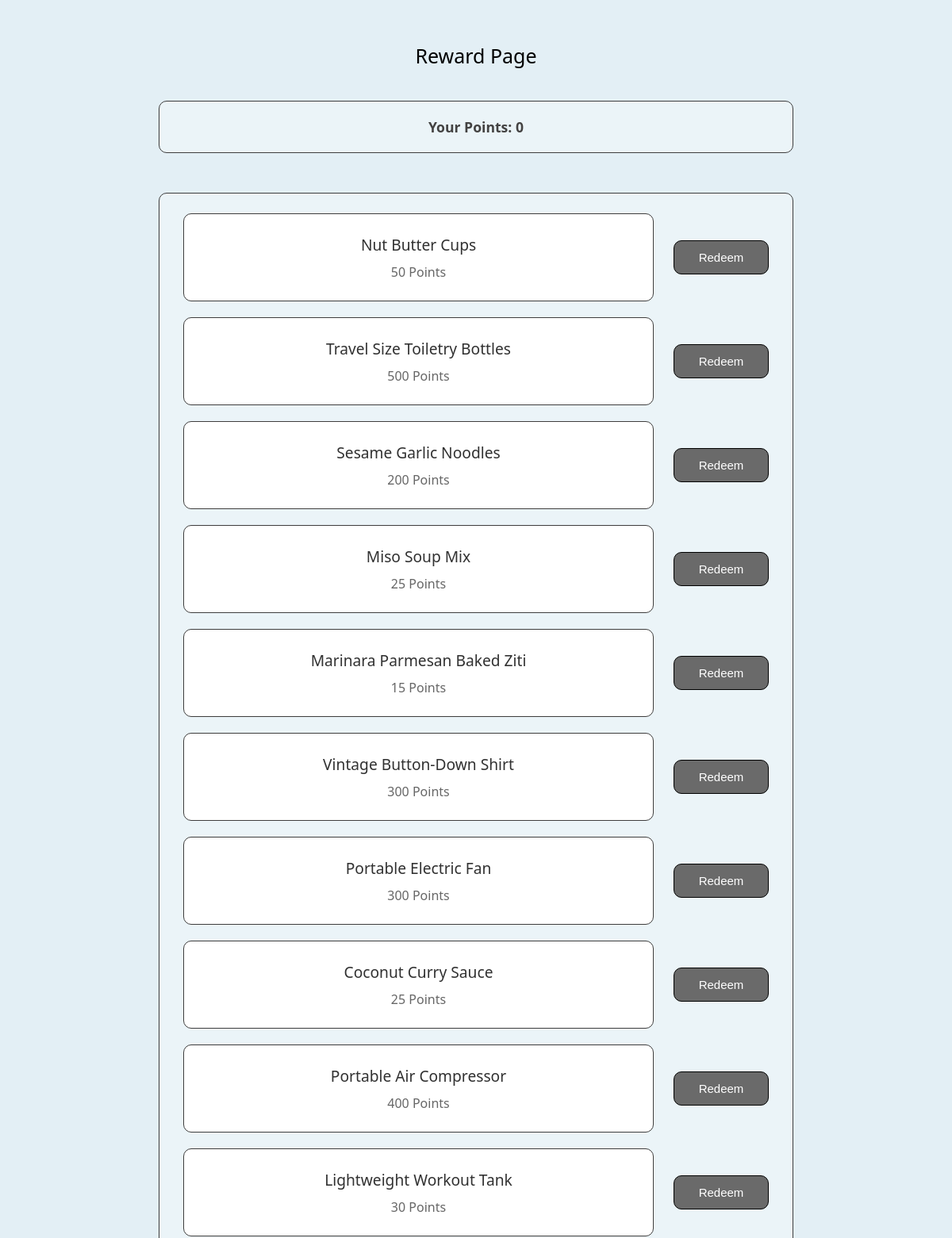
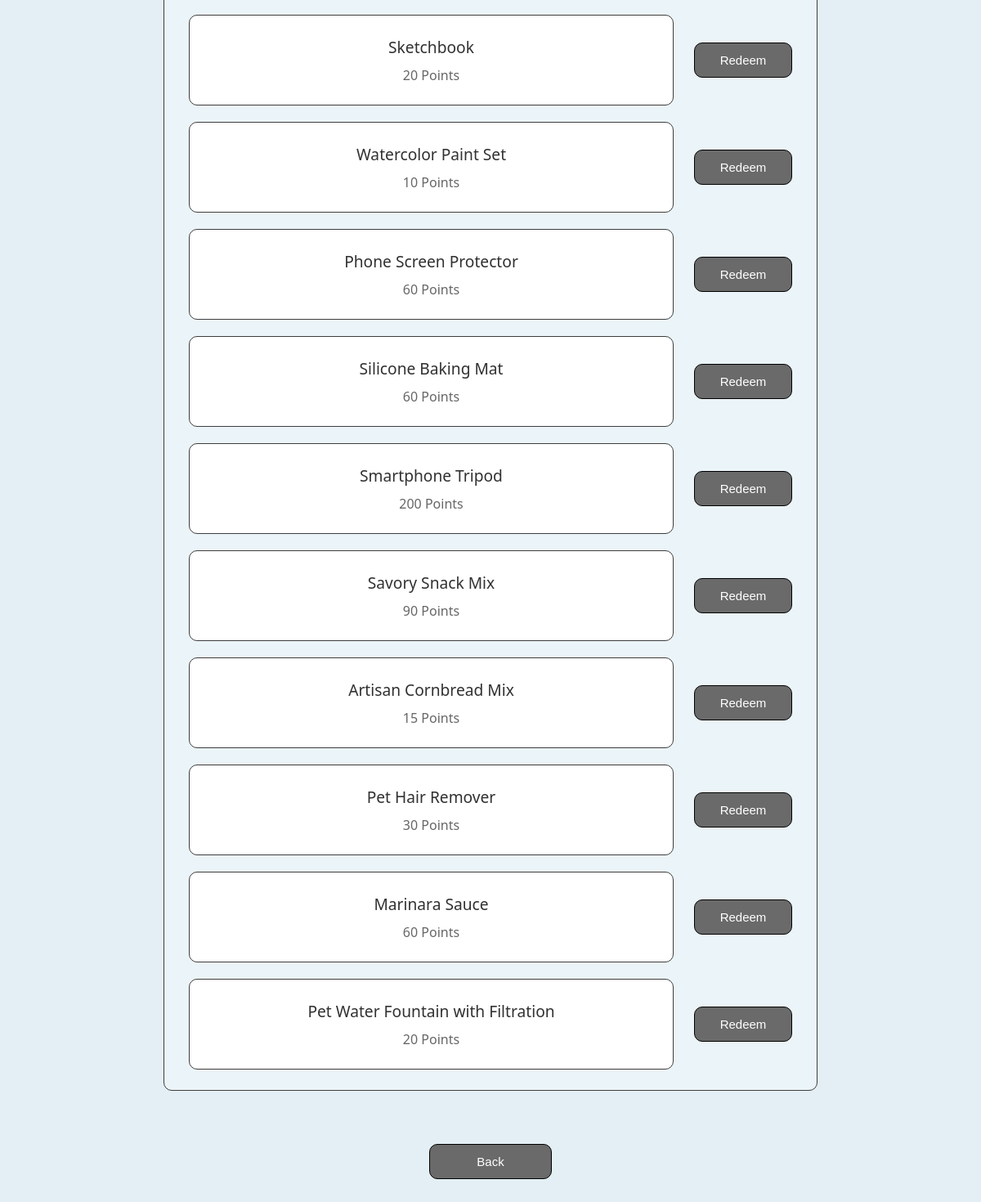
Screenshot of /RewardPage.php with the database file from the repository (2 pictures, top to bottom).
### tables this page shows
CREATE TABLE `reward` (
  `RewardID` int(20) NOT NULL,
  `RewardName` varchar(100) NOT NULL,
  `RewardCost` int(30) NOT NULL
);

### RewardPage.php (the view, shortened to what this page needs)
<?php
    include 'dbconn.php';
    $currentPoints = 0;
    $rewardsQuery = "SELECT RewardID, RewardName, RewardCost FROM reward ORDER BY RewardID ASC";
    $result = mysqli_query($conn, $rewardsQuery);
?>
<!DOCTYPE html>
<html lang="en">
<head>
    <link rel="stylesheet" href="styleV.css?v=2">
</head>
<body>
    <div class="center-wrapper" style="max-width: 800px;">
        <h2>Reward Page</h2>
        <div class="textBorder centerText" style="padding: 20px; margin-bottom: 25px; min-height: auto;">
            <p style="margin: 0; font-weight: bold; font-size: 1.1rem; color: #434242;">Your Points: <?php echo htmlspecialchars($currentPoints); ?></p>
        </div>
        <div class="achievement-box textBorder" style="min-height: auto; padding: 25px 30px;">
            <div style="display: flex; flex-direction: column; gap: 20px; width: 100%;">
                <?php if ($result && $result->num_rows > 0): ?>
                    <?php while ($row = $result->fetch_assoc()): ?>
                        <div style="display: flex; flex-direction: row; align-items: center; justify-content: center; gap: 25px; flex-wrap: wrap; width: 100%;">
                            <div class="textBorder centerText" style="background-color: #ffffff; padding: 25px 20px; flex: 1 1 200px; flex-direction: column;">
                                <h4 style="margin: 0 0 10px 0; font-size: 1.2rem; color: #313131; font-weight: normal; text-align: center;">
                                    <?php echo htmlspecialchars($row['RewardName']); ?>
                                </h4>
                                <p style="margin: 0; font-size: 1rem; color: #666; text-align: center;">
                                    <?php echo htmlspecialchars($row['RewardCost']); ?> Points
                                </p>
                            </div>
                            <form method="POST" style="" onsubmit="return checkPoints(<?php echo $currentPoints; ?>, <?php echo htmlspecialchars($row['RewardCost']); ?>);">
                                <button type="submit" class="baseBtn" style="width: 120px; padding: 12px 15px;"> Redeem </button>
                            </form>
                        </div>
                    <?php endwhile; ?>
                <?php else: ?>
                    <p style="text-align: center; margin-top: 20px;">No rewards available at the moment.</p>
                <?php endif; ?>
            </div>
            </div>
        <div class="buttonDisplay" style="margin-top: 20px;">
            <button type="button" class="baseBtn" onclick="window.location.href='MainPageVD.php';">Back</button>
        </div>
    </div>
</body>
</html>

### styleV.css (style rules this page uses)
body { background-color: rgb(227, 239, 245); font-family: 'Segoe UI', Tahoma, Geneva, Verdana, sans-serif; padding: 60px; }
.center-wrapper { max-width: 600px; margin: 0 auto; display: flex; flex-direction: column; align-items: center; text-align: center; gap: 25px; }
h2 { color: rgb(0, 0, 0); text-align: left; font-size: 25px; font-weight: normal; margin: -15px 0 15px 0; }
.textBorder { box-sizing: border-box; border: 1px solid #3e3d3d; width: 100%; background-color: rgba(255, 255, 255, 0.291); border-radius: 10px; }
.centerText { display: flex; align-items: center; justify-content: center; width: 100%; }
.achievement-box { min-height: 350px; padding: 30px; margin-bottom: 20px; }
.achievement-box p { font-size: 1.2rem; color: rgb(106, 106, 106); margin: 0 0 15px 0; }
.buttonDisplay { display: flex; justify-content: center; }
.baseBtn, input[type="submit"].baseBtn { display: inline-block; text-align: center; text-decoration: none; cursor: pointer; border-radius: 10px; border: 1px solid black; padding: 12px 24px; font-size: 15px; color: white; background-color: rgb(106, 106, 106); width: 150px; }

### rows the page displays
reward: RewardName "Nut Butter Cups", RewardCost "50"
reward: RewardName "Travel Size Toiletry Bottles", RewardCost "500"
reward: RewardName "Sesame Garlic Noodles", RewardCost "200"
reward: RewardName "Miso Soup Mix", RewardCost "25"
reward: RewardName "Marinara Parmesan Baked Ziti", RewardCost "15"
reward: RewardName "Vintage Button-Down Shirt", RewardCost "300"
reward: RewardName "Portable Electric Fan", RewardCost "300"
reward: RewardName "Coconut Curry Sauce", RewardCost "25"
reward: RewardName "Portable Air Compressor", RewardCost "400"
reward: RewardName "Lightweight Workout Tank", RewardCost "30"
reward: RewardName "Sketchbook", RewardCost "20"
reward: RewardName "Watercolor Paint Set", RewardCost "10"
reward: RewardName "Phone Screen Protector", RewardCost "60"
reward: RewardName "Silicone Baking Mat", RewardCost "60"
reward: RewardName "Smartphone Tripod", RewardCost "200"
reward: RewardName "Savory Snack Mix", RewardCost "90"
reward: RewardName "Artisan Cornbread Mix", RewardCost "15"
reward: RewardName "Pet Hair Remover", RewardCost "30"
reward: RewardName "Marinara Sauce", RewardCost "60"
reward: RewardName "Pet Water Fountain with Filtration", RewardCost "20"

### other values shown
$currentPoints "0"
